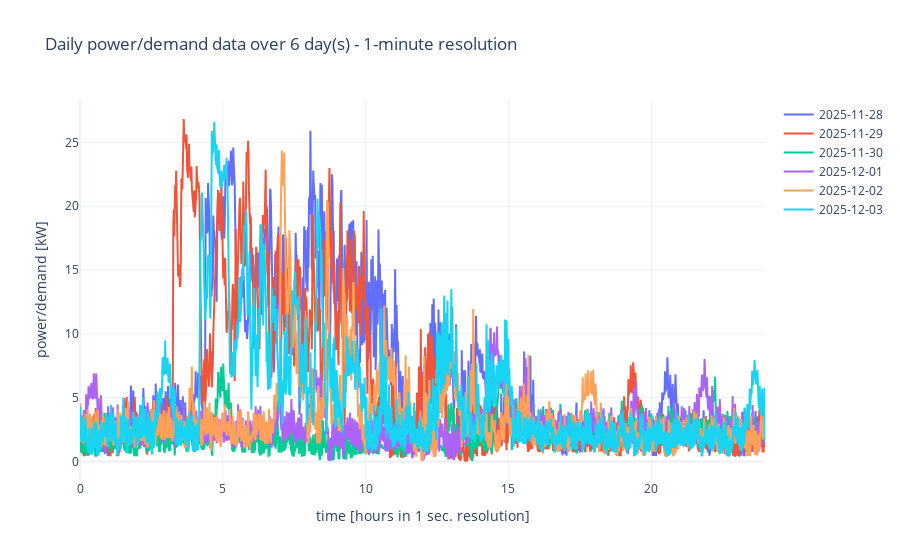
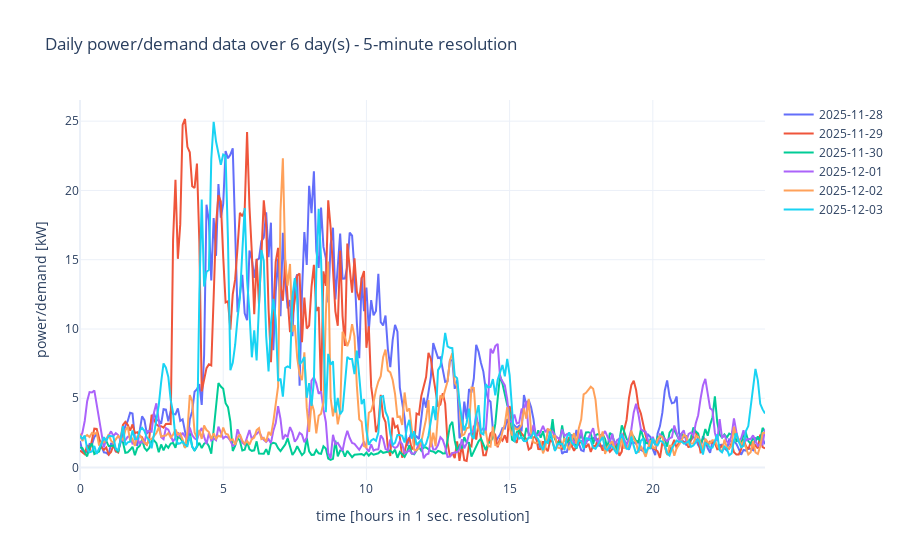
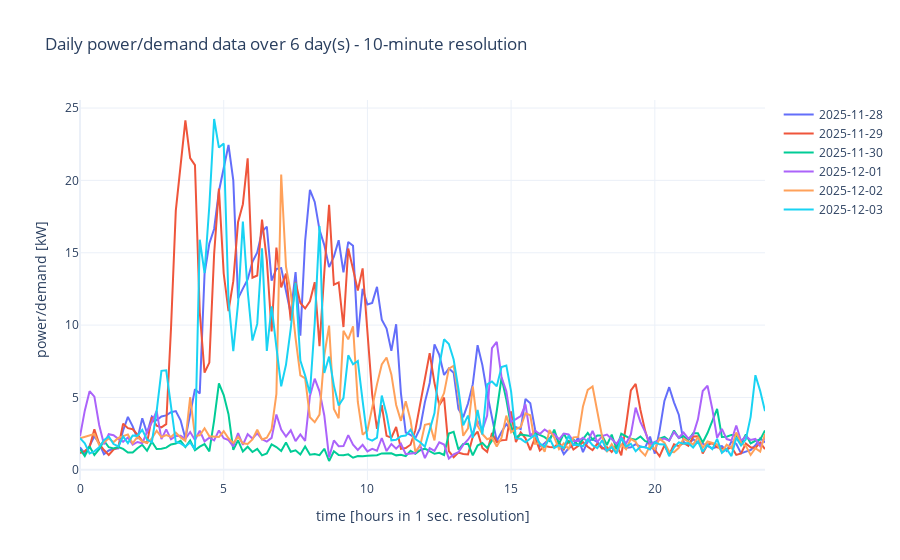

Notebook code cell kept with these figures, in order:
### Code cell
def plot_load_data(df, title_suffix):
    # -----------------------------
    # Ensure types
    # -----------------------------
    df["timestamp"] = pd.to_datetime(df["timestamp"], errors="raise")
    df = df.sort_values("timestamp")

    # -----------------------------
    # Create day label + seconds-of-day
    # -----------------------------
    df["date"] = df["timestamp"].dt.normalize()  # midnight of that date
    df["second_of_day"] = (df["timestamp"] - df["date"]).dt.total_seconds().astype(int)

    # -----------------------------
    # Select which days to plot (first 6 by date)
    # -----------------------------
    unique_dates = df["date"].drop_duplicates().sort_values()
    selected_dates = unique_dates.iloc[:6]   # like MATLAB [1:6]
    resolution = 1

    fig = go.Figure()

    for d in selected_dates:
        day_df = df[df["date"] == d].sort_values("second_of_day")
        day_df = day_df.iloc[::resolution]

        fig.add_trace(
            go.Scatter(
                x=day_df["second_of_day"].to_numpy() / 3600,
                y=day_df["avg_load"].to_numpy() / 1e3,
                mode="lines",
                name=str(d.date()),
            )
        )

    fig.update_layout(
        title=f"Daily power/demand data over {len(selected_dates)} day(s) - {title_suffix}",
        xaxis_title=f"time [hours in {resolution} sec. resolution]",
        yaxis_title="power/demand [kW]",
        template="plotly_white",
    )

    fig.show()

plot_load_data(df_1m, "1-minute resolution")
plot_load_data(df_5m, "5-minute resolution")
plot_load_data(df_10m, "10-minute resolution")

### Figure 1 — Plotly figure (JSON) as saved in the notebook; plotly's stock layout.template omitted (floating-point values rounded to 4 significant figures; data arrays with more than 128 entries replaced by an {"elided": "..."} marker saying what was removed)
{"data": [{"mode": "lines", "name": "2025-11-28", "type": "scatter", "x": {"elided": "1440 float values"}, "y": {"elided": "1440 float values"}}, {"mode": "lines", "name": "2025-11-29", "type": "scatter", "x": {"elided": "1440 float values"}, "y": {"elided": "1440 float values"}}, {"mode": "lines", "name": "2025-11-30", "type": "scatter", "x": {"elided": "1440 float values"}, "y": {"elided": "1440 float values"}}, {"mode": "lines", "name": "2025-12-01", "type": "scatter", "x": {"elided": "1440 float values"}, "y": {"elided": "1440 float values"}}, {"mode": "lines", "name": "2025-12-02", "type": "scatter", "x": {"elided": "1440 float values"}, "y": {"elided": "1440 float values"}}, {"mode": "lines", "name": "2025-12-03", "type": "scatter", "x": {"elided": "1440 float values"}, "y": {"elided": "1440 float values"}}], "layout": {"title": {"text": "Daily power/demand data over 6 day(s) - 1-minute resolution"}, "xaxis": {"title": {"text": "time [hours in 1 sec. resolution]"}}, "yaxis": {"title": {"text": "power/demand [kW]"}}}}

### Figure 2 — Plotly figure (JSON) as saved in the notebook; plotly's stock layout.template omitted (floating-point values rounded to 4 significant figures; data arrays with more than 128 entries replaced by an {"elided": "..."} marker saying what was removed)
{"data": [{"mode": "lines", "name": "2025-11-28", "type": "scatter", "x": {"elided": "288 float values"}, "y": {"elided": "288 float values"}}, {"mode": "lines", "name": "2025-11-29", "type": "scatter", "x": {"elided": "288 float values"}, "y": {"elided": "288 float values"}}, {"mode": "lines", "name": "2025-11-30", "type": "scatter", "x": {"elided": "288 float values"}, "y": {"elided": "288 float values"}}, {"mode": "lines", "name": "2025-12-01", "type": "scatter", "x": {"elided": "288 float values"}, "y": {"elided": "288 float values"}}, {"mode": "lines", "name": "2025-12-02", "type": "scatter", "x": {"elided": "288 float values"}, "y": {"elided": "288 float values"}}, {"mode": "lines", "name": "2025-12-03", "type": "scatter", "x": {"elided": "288 float values"}, "y": {"elided": "288 float values"}}], "layout": {"title": {"text": "Daily power/demand data over 6 day(s) - 5-minute resolution"}, "xaxis": {"title": {"text": "time [hours in 1 sec. resolution]"}}, "yaxis": {"title": {"text": "power/demand [kW]"}}}}

### Figure 3 — Plotly figure (JSON) as saved in the notebook; plotly's stock layout.template omitted (floating-point values rounded to 4 significant figures; data arrays with more than 128 entries replaced by an {"elided": "..."} marker saying what was removed)
{"data": [{"mode": "lines", "name": "2025-11-28", "type": "scatter", "x": {"elided": "144 float values"}, "y": {"elided": "144 float values"}}, {"mode": "lines", "name": "2025-11-29", "type": "scatter", "x": {"elided": "144 float values"}, "y": {"elided": "144 float values"}}, {"mode": "lines", "name": "2025-11-30", "type": "scatter", "x": {"elided": "144 float values"}, "y": {"elided": "144 float values"}}, {"mode": "lines", "name": "2025-12-01", "type": "scatter", "x": {"elided": "144 float values"}, "y": {"elided": "144 float values"}}, {"mode": "lines", "name": "2025-12-02", "type": "scatter", "x": {"elided": "144 float values"}, "y": {"elided": "144 float values"}}, {"mode": "lines", "name": "2025-12-03", "type": "scatter", "x": {"elided": "144 float values"}, "y": {"elided": "144 float values"}}], "layout": {"title": {"text": "Daily power/demand data over 6 day(s) - 10-minute resolution"}, "xaxis": {"title": {"text": "time [hours in 1 sec. resolution]"}}, "yaxis": {"title": {"text": "power/demand [kW]"}}}}
